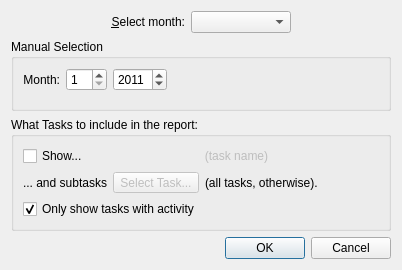
<?xml version="1.0" encoding="UTF-8"?>
<ui version="4.0">
 <class>MonthlyTimesheetConfigurationDialog</class>
 <widget class="QWidget" name="MonthlyTimesheetConfigurationDialog">
  <property name="geometry">
   <rect>
    <x>0</x>
    <y>0</y>
    <width>402</width>
    <height>270</height>
   </rect>
  </property>
  <layout class="QVBoxLayout" name="verticalLayout">
   <item>
    <layout class="QHBoxLayout">
     <item>
      <spacer>
       <property name="orientation">
        <enum>Qt::Horizontal</enum>
       </property>
       <property name="sizeHint" stdset="0">
        <size>
         <width>40</width>
         <height>20</height>
        </size>
       </property>
      </spacer>
     </item>
     <item>
      <widget class="QLabel" name="label">
       <property name="text">
        <string>&amp;Select month:</string>
       </property>
       <property name="alignment">
        <set>Qt::AlignRight|Qt::AlignTrailing|Qt::AlignVCenter</set>
       </property>
       <property name="buddy">
        <cstring>comboBoxMonth</cstring>
       </property>
      </widget>
     </item>
     <item>
      <widget class="QComboBox" name="comboBoxMonth">
       <property name="sizePolicy">
        <sizepolicy hsizetype="MinimumExpanding" vsizetype="Fixed">
         <horstretch>0</horstretch>
         <verstretch>0</verstretch>
        </sizepolicy>
       </property>
       <property name="sizeAdjustPolicy">
        <enum>QComboBox::AdjustToContents</enum>
       </property>
      </widget>
     </item>
     <item>
      <spacer>
       <property name="orientation">
        <enum>Qt::Horizontal</enum>
       </property>
       <property name="sizeHint" stdset="0">
        <size>
         <width>40</width>
         <height>20</height>
        </size>
       </property>
      </spacer>
     </item>
    </layout>
   </item>
   <item>
    <widget class="QGroupBox" name="groupBox">
     <property name="title">
      <string>Manual Selection</string>
     </property>
     <layout class="QFormLayout" name="formLayout">
      <property name="fieldGrowthPolicy">
       <enum>QFormLayout::AllNonFixedFieldsGrow</enum>
      </property>
      <item row="1" column="0">
       <widget class="QLabel" name="label_4">
        <property name="text">
         <string>Month:</string>
        </property>
        <property name="alignment">
         <set>Qt::AlignRight|Qt::AlignTrailing|Qt::AlignVCenter</set>
        </property>
       </widget>
      </item>
      <item row="1" column="1">
       <layout class="QHBoxLayout" name="horizontalLayout">
        <item>
         <widget class="QSpinBox" name="spinBoxMonth">
          <property name="minimum">
           <number>1</number>
          </property>
          <property name="maximum">
           <number>12</number>
          </property>
         </widget>
        </item>
        <item>
         <widget class="QSpinBox" name="spinBoxYear">
          <property name="minimum">
           <number>1900</number>
          </property>
          <property name="maximum">
           <number>5000</number>
          </property>
          <property name="value">
           <number>2011</number>
          </property>
         </widget>
        </item>
        <item>
         <spacer name="horizontalSpacer">
          <property name="orientation">
           <enum>Qt::Horizontal</enum>
          </property>
          <property name="sizeHint" stdset="0">
           <size>
            <width>40</width>
            <height>20</height>
           </size>
          </property>
         </spacer>
        </item>
       </layout>
      </item>
     </layout>
    </widget>
   </item>
   <item>
    <widget class="QGroupBox" name="groupBox_2">
     <property name="title">
      <string>What Tasks to include in the report:</string>
     </property>
     <layout class="QVBoxLayout">
      <item>
       <layout class="QHBoxLayout">
        <item>
         <widget class="QCheckBox" name="checkBoxSubTasksOnly">
          <property name="text">
           <string>Show...</string>
          </property>
         </widget>
        </item>
        <item>
         <widget class="QLabel" name="labelTaskName">
          <property name="enabled">
           <bool>false</bool>
          </property>
          <property name="sizePolicy">
           <sizepolicy hsizetype="MinimumExpanding" vsizetype="Preferred">
            <horstretch>0</horstretch>
            <verstretch>0</verstretch>
           </sizepolicy>
          </property>
          <property name="text">
           <string>(task name)</string>
          </property>
          <property name="alignment">
           <set>Qt::AlignCenter</set>
          </property>
         </widget>
        </item>
       </layout>
      </item>
      <item>
       <layout class="QHBoxLayout">
        <item>
         <widget class="QLabel" name="label_5">
          <property name="text">
           <string>... and subtasks</string>
          </property>
         </widget>
        </item>
        <item>
         <widget class="QToolButton" name="toolButtonSelectTask">
          <property name="enabled">
           <bool>false</bool>
          </property>
          <property name="text">
           <string>Select Task...</string>
          </property>
         </widget>
        </item>
        <item>
         <widget class="QLabel" name="label_3">
          <property name="text">
           <string>(all tasks, otherwise).</string>
          </property>
         </widget>
        </item>
        <item>
         <spacer>
          <property name="orientation">
           <enum>Qt::Horizontal</enum>
          </property>
          <property name="sizeHint" stdset="0">
           <size>
            <width>40</width>
            <height>20</height>
           </size>
          </property>
         </spacer>
        </item>
       </layout>
      </item>
      <item>
       <widget class="QCheckBox" name="checkBoxActiveOnly">
        <property name="text">
         <string>Only show tasks with activity</string>
        </property>
        <property name="checked">
         <bool>true</bool>
        </property>
       </widget>
      </item>
     </layout>
    </widget>
   </item>
   <item>
    <layout class="QHBoxLayout" name="horizontalLayout_2">
     <item>
      <widget class="QDialogButtonBox" name="buttonBox">
       <property name="standardButtons">
        <set>QDialogButtonBox::Cancel|QDialogButtonBox::Ok</set>
       </property>
      </widget>
     </item>
    </layout>
   </item>
  </layout>
 </widget>
 <tabstops>
  <tabstop>comboBoxMonth</tabstop>
  <tabstop>spinBoxMonth</tabstop>
  <tabstop>spinBoxYear</tabstop>
  <tabstop>checkBoxSubTasksOnly</tabstop>
  <tabstop>toolButtonSelectTask</tabstop>
  <tabstop>checkBoxActiveOnly</tabstop>
  <tabstop>buttonBox</tabstop>
 </tabstops>
 <resources/>
 <connections>
  <connection>
   <sender>checkBoxSubTasksOnly</sender>
   <signal>toggled(bool)</signal>
   <receiver>labelTaskName</receiver>
   <slot>setEnabled(bool)</slot>
   <hints>
    <hint type="sourcelabel">
     <x>68</x>
     <y>171</y>
    </hint>
    <hint type="destinationlabel">
     <x>137</x>
     <y>171</y>
    </hint>
   </hints>
  </connection>
  <connection>
   <sender>checkBoxSubTasksOnly</sender>
   <signal>toggled(bool)</signal>
   <receiver>toolButtonSelectTask</receiver>
   <slot>setEnabled(bool)</slot>
   <hints>
    <hint type="sourcelabel">
     <x>84</x>
     <y>182</y>
    </hint>
    <hint type="destinationlabel">
     <x>151</x>
     <y>204</y>
    </hint>
   </hints>
  </connection>
 </connections>
</ui>
